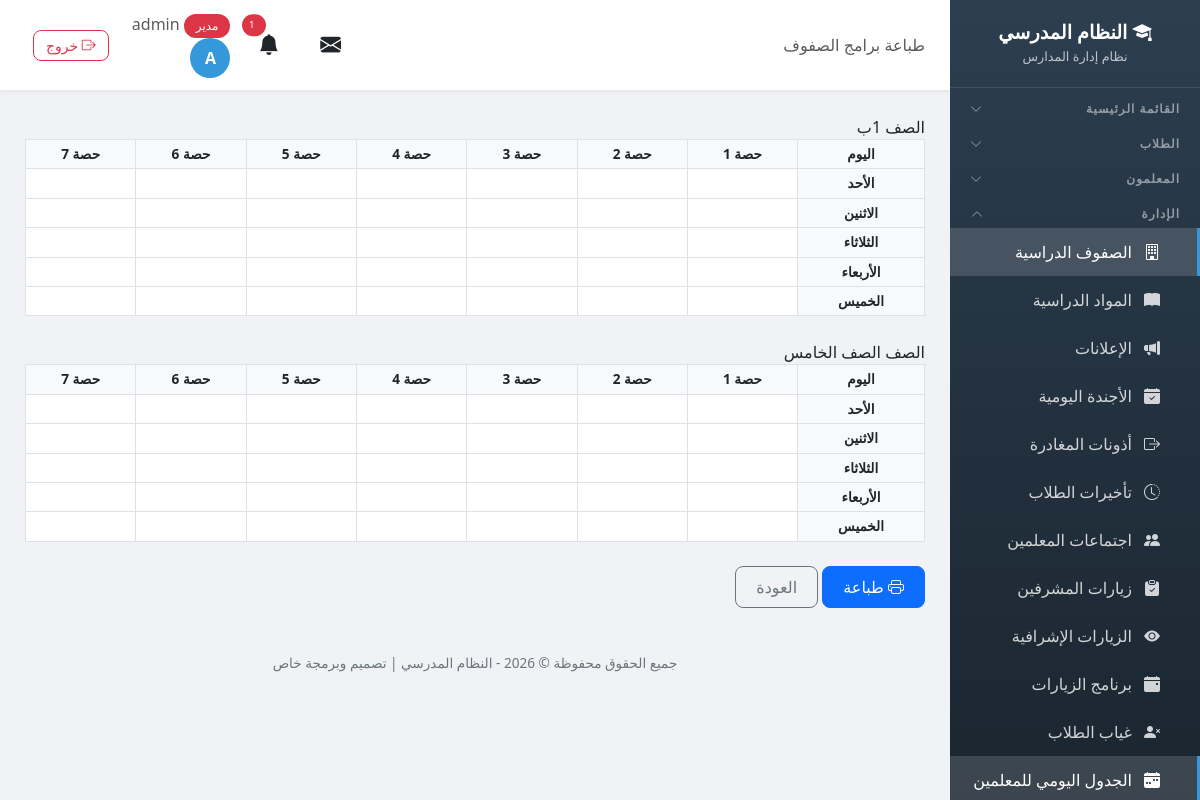
Screenshot of /schedule/print/classes/ (signed in) with the database file from the repository.
### school/models.py (models this page shows, shortened)
class Profile(models.Model):
    ROLE_CHOICES = [
        ('admin', 'مدير'),
        ('vice_principal', 'نائب مدير'),
        ('secretary', 'سكرتير'),
        ('teacher', 'معلم'),
        ('student', 'طالب'),
    ]
    user = models.OneToOneField(User, on_delete=models.CASCADE, related_name='profile')
    role = models.CharField('الدور', max_length=20, choices=ROLE_CHOICES, default='student')
    phone = models.CharField('رقم الهاتف', max_length=20, blank=True)

class Class(models.Model):
    name = models.CharField('اسم الصف', max_length=100, unique=True)
    guardian = models.OneToOneField('Teacher', on_delete=models.SET_NULL, null=True, blank=True, related_name='guardian_class', verbose_name='مربي الصف')
    class Meta:
        verbose_name = 'صف'
        verbose_name_plural = 'الصفوف'

### school/views.py (the view)
# urls.py: path('schedule/print/classes/', views.schedule_print_classes, name='schedule_print_classes'),
@login_required
def schedule_print_classes(request):
    if not has_perm(request.user, 'schedule', 'view'):
        messages.error(request, 'ليس لديك صلاحية')
        return redirect('dashboard')
    classes = Class.objects.all().order_by('name')
    entries = list(TeacherScheduleEntry.objects.filter(student_class__isnull=False).select_related('teacher', 'subject', 'student_class'))
    return render(request, 'school/schedule_print_classes.html', {
        'classes': classes,
        'entries': entries,
        'days': SCHEDULE_DAYS,
        'period_range': range(1, SCHEDULE_PERIODS + 1),
        'info': _schedule_info(),
        'today': date.today(),
    })

### school/models.py (called while the page is built, shortened)
def has_perm(user, module, action):
    if user.profile.role == 'admin':
        return True

### school/services.py (called while the page is built, shortened)
def send_visit_reminders():
    try:
        tomorrow = date.today() + timedelta(days=1)
        due = VisitProgram.objects.filter(visit_date=tomorrow, reminder_sent=False).select_related('teacher')
        if not due.exists():
            return
    except Exception as e:
        logger.error(f'خطأ في إرسال تذكيرات الزيارات: {e}')

### school/views.py (called while the page is built)
def _schedule_info():
    return SchoolInfo.objects.first()

### templates/school/schedule_print_classes.html (shortened to what this page needs)
{% extends 'school/base.html' %}
{% load static %}
{% block page_heading %}طباعة برامج الصفوف{% endblock %}
{% block content %}
<div id="printArea">
    {% for c in classes %}
    <div class="schedule-card mb-4">
        <div class="schedule-card-title">الصف {{ c.name }}</div>
        <table class="table table-bordered table-sm text-center align-middle mb-0">
            <thead>
                <tr>
                    <th class="bg-light">اليوم</th>
                    {% for p in period_range %}
                    <th class="bg-light">حصة {{ p }}</th>
                    {% endfor %}
                </tr>
            </thead>
            <tbody>
                {% for day in days %}
                <tr>
                    <th class="bg-light">{{ day }}</th>
                    {% for p in period_range %}
                    <td>
                    </td>
                    {% endfor %}
                </tr>
                {% endfor %}
            </tbody>
        </table>
    </div>
    {% empty %}
    <p class="text-muted text-center">لا توجد صفوف مسجلة.</p>
    {% endfor %}
</div>
<div class="mt-3 no-print">
    <button class="btn btn-primary" onclick="window.print()"><i class="bi bi-printer"></i> طباعة</button>
    <a href="{% url 'schedule_edit' %}" class="btn btn-outline-secondary">العودة</a>
</div>
{% endblock %}

### templates/school/base.html (shortened to what this page needs)
<!DOCTYPE html>
<html lang="ar" dir="rtl">
<head>
    <link href="https://cdn.jsdelivr.net/npm/bootstrap@5.3.0/dist/css/bootstrap.min.css" rel="stylesheet">
    <link href="https://cdn.jsdelivr.net/npm/bootstrap@5.3.0/dist/css/bootstrap.rtl.min.css" rel="stylesheet">
    <link rel="stylesheet" href="https://cdn.jsdelivr.net/npm/bootstrap-icons@1.11.0/font/bootstrap-icons.css">
    <link href="https://cdn.jsdelivr.net/npm/select2@4.1.0-rc.0/dist/css/select2.min.css" rel="stylesheet" />
    <link href="https://cdn.jsdelivr.net/npm/select2-bootstrap-5-theme@1.3.0/dist/select2-bootstrap-5-theme.rtl.min.css" rel="stylesheet" />
    <link rel="stylesheet" href="https://unpkg.com/leaflet@1.9.4/dist/leaflet.css" />
</head>
<body>
    {% if user.is_authenticated %}
    <div class="sidebar" id="sidebar">
        <div class="brand">
            <h4><i class="bi bi-mortarboard-fill"></i> النظام المدرسي</h4>
            <small>نظام إدارة المدارس</small>
        </div>
        {% if user.is_authenticated %}
        <button class="nav-section nav-toggle" type="button" data-target="collapse-main" aria-expanded="false">
            <span>القائمة الرئيسية</span><i class="bi bi-chevron-down"></i>
        </button>
        {% if 'students_view' in user_perms or 'students_add' in user_perms or 'notes_view' in user_perms or 'levels_view' in user_perms %}
        <button class="nav-section nav-toggle" type="button" data-target="collapse-students" aria-expanded="false">
            <span>الطلاب</span><i class="bi bi-chevron-down"></i>
        </button>
        {% endif %}
        {% if 'teachers_view' in user_perms or 'teachers_add' in user_perms or 'nominations_view' in user_perms or 'guardians_view' in user_perms %}
        <button class="nav-section nav-toggle" type="button" data-target="collapse-teachers" aria-expanded="false">
            <span>المعلمون</span><i class="bi bi-chevron-down"></i>
        </button>
        {% endif %}
        {% if 'classes_view' in user_perms or 'subjects_view' in user_perms or 'announcements_view' in user_perms or 'agenda_view' in user_perms or 'leaves_view' in user_perms or 'lateness_view' in user_perms or 'meetings_view' in user_perms or 'supervisor_visits_view' in user_perms or 'inspection_visits_view' in user_perms or 'visit_program_view' in user_perms or 'absence_view' in user_perms or 'schedule_view' in user_perms or 'certificates_view' in user_perms or 'exams_view' in user_perms or 'survey_view' in user_perms %}
        <button class="nav-section nav-toggle" type="button" data-target="collapse-admin" aria-expanded="false">
            <span>الإدارة</span><i class="bi bi-chevron-down"></i>
        </button>
        <div class="nav-collapse" id="collapse-admin">
        {% endif %}
        {% if 'classes_view' in user_perms %}
        <a href="{% url 'class_list' %}" class="nav-link {% if 'class' in request.resolver_match.url_name %}active{% endif %}">
            <i class="bi bi-building"></i> الصفوف الدراسية
        </a>
        {% endif %}
        {% if 'subjects_view' in user_perms %}
        <a href="{% url 'subject_list' %}" class="nav-link {% if 'subject' in request.resolver_match.url_name %}active{% endif %}">
            <i class="bi bi-book-fill"></i> المواد الدراسية
        </a>
        {% endif %}
        {% if 'announcements_view' in user_perms %}
        <a href="{% url 'announcement_list' %}" class="nav-link {% if 'announcement' in request.resolver_match.url_name %}active{% endif %}">
            <i class="bi bi-megaphone-fill"></i> الإعلانات
        </a>
        {% endif %}
        {% if 'agenda_view' in user_perms %}
        <a href="{% url 'agenda_list' %}" class="nav-link {% if 'agenda' in request.resolver_match.url_name %}active{% endif %}">
            <i class="bi bi-calendar-check-fill"></i> الأجندة اليومية
        </a>
        {% endif %}
        {% if 'leaves_view' in user_perms %}
        <a href="{% url 'leave_list' %}" class="nav-link {% if 'leave' in request.resolver_match.url_name %}active{% endif %}">
            <i class="bi bi-box-arrow-right"></i> أذونات المغادرة
        </a>
        {% endif %}
        {% if 'lateness_view' in user_perms %}
        <a href="{% url 'lateness_list' %}" class="nav-link {% if 'lateness' in request.resolver_match.url_name %}active{% endif %}">
            <i class="bi bi-clock-history"></i> تأخيرات الطلاب
        </a>
        {% endif %}
        {% if 'meetings_view' in user_perms %}
        <a href="{% url 'meeting_list' %}" class="nav-link {% if 'meeting' in request.resolver_match.url_name %}active{% endif %}">
            <i class="bi bi-people-fill"></i> اجتماعات المعلمين
        </a>
        {% endif %}
        {% if 'supervisor_visits_view' in user_perms %}
        <a href="{% url 'supervisor_visit_list' %}" class="nav-link {% if 'supervisor_visit' in request.resolver_match.url_name %}active{% endif %}">
            <i class="bi bi-clipboard-check-fill"></i> زيارات المشرفين
        </a>
        {% endif %}
        {% if 'inspection_visits_view' in user_perms %}
        <a href="{% url 'inspection_visit_list' %}" class="nav-link {% if 'inspection_visit' in request.resolver_match.url_name %}active{% endif %}">
            <i class="bi bi-eye-fill"></i> الزيارات الإشرافية
        </a>
        {% endif %}
        {% if 'visit_program_view' in user_perms %}
        <a href="{% url 'visit_program_list' %}" class="nav-link {% if 'visit_program' in request.resolver_match.url_name %}active{% endif %}">
            <i class="bi bi-calendar-event-fill"></i> برنامج الزيارات
        </a>
        {% endif %}
        {% if 'absence_view' in user_perms %}
        <a href="{% url 'absence_list' %}" class="nav-link {% if 'absence' in request.resolver_match.url_name %}active{% endif %}">
            <i class="bi bi-person-x-fill"></i> غياب الطلاب
        </a>
        {% endif %}
        {% if 'schedule_view' in user_perms %}
        <a href="{% url 'schedule_edit' %}" class="nav-link {% if 'schedule' in request.resolver_match.url_name %}active{% endif %}">
            <i class="bi bi-calendar-week-fill"></i> الجدول اليومي للمعلمين
        </a>
        {% endif %}
        {% if 'classes_view' in user_perms or 'subjects_view' in user_perms or 'announcements_view' in user_perms or 'agenda_view' in user_perms or 'leaves_view' in user_perms or 'lateness_view' in user_perms or 'meetings_view' in user_perms or 'supervisor_visits_view' in user_perms or 'inspection_visits_view' in user_perms or 'visit_program_view' in user_perms or 'absence_view' in user_perms or 'schedule_view' in user_perms or 'certificates_view' in user_perms or 'exams_view' in user_perms or 'survey_view' in user_perms %}
        </div>
        {% endif %}
        {% endif %}
    </div>
    <div class="main-content">
        <div class="top-bar">
            <div>
                <span class="d-none d-md-inline text-muted">{% block page_heading %}{% endblock %}</span>
            </div>
            <div class="user-info">
                <div class="dropdown d-inline-block mx-2" id="messageBell">
                    <button class="btn btn-link text-reset position-relative p-1" type="button" data-bs-toggle="dropdown" aria-expanded="false" style="font-size: 1.3rem;">
                        <i class="bi bi-envelope-fill"></i>
                    </button>
                </div>
                <div class="dropdown d-inline-block mx-2" id="notificationBell">
                    <button class="btn btn-link text-reset position-relative p-1" type="button" data-bs-toggle="dropdown" aria-expanded="false" style="font-size: 1.3rem;">
                        <i class="bi bi-bell-fill"></i>
                        {% if unread_notifications_count > 0 %}
                        <span class="position-absolute top-0 start-100 translate-middle badge rounded-pill bg-danger" style="font-size: 0.6rem;">
                            {{ unread_notifications_count }}
                        </span>
                        {% endif %}
                    </button>
                </div>
                <a href="{% url 'my_account' %}" class="text-decoration-none text-reset">
                    <span class="text-muted d-none d-sm-inline">
                        <span class="badge bg-{% if user.profile.role == 'admin' %}danger{% elif user.profile.role == 'teacher' %}success{% else %}info{% endif %}">
                            {{ user.profile.get_role_display }}
                        </span>
                        {{ user.first_name|default:user.username }}
                    </span>
                    <div class="avatar">{{ user.first_name|first|default:user.username|first|upper }}</div>
                </a>
                <a href="{% url 'logout' %}" class="btn btn-sm btn-outline-danger ms-2" title="تسجيل الخروج">
                    <i class="bi bi-box-arrow-right"></i> <span class="d-none d-sm-inline">خروج</span>
                </a>
            </div>
        </div>
        <div class="page-content">
            {% block content %}{% endblock %}
        </div>
        <div class="footer no-print">
            <p>جميع الحقوق محفوظة &copy; {% now "Y" %} - النظام المدرسي | تصميم وبرمجة خاص</p>
        </div>
    </div>
    {% endif %}
</body>
</html>

### templates/school/base.html (style rules this page uses)
:root { --primary-color: #2c3e50; --secondary-color: #3498db; --accent-color: #e74c3c; --success-color: #27ae60; --warning-color: #f39c12; --info-color: #17a2b8; --sidebar-width: 250px; }
body { font-family: 'Segoe UI', Tahoma, sans-serif; background-color: #f0f2f5; overflow-x: hidden; }
.sidebar { position: fixed; top: 0; right: 0; height: 100vh; width: var(--sidebar-width); background: linear-gradient(180deg, var(--primary-color) 0%, #1a252f 100%); color: #fff; z-index: 1000; transition: all 0.3s ease; overflow-y: auto; }
.sidebar .brand { padding: 20px 15px; text-align: center; border-bottom: 1px solid rgba(255,255,255,0.1); }
.sidebar .brand h4 { margin: 0; font-weight: 700; font-size: 1.2rem; }
.sidebar .brand small { color: rgba(255,255,255,0.7); font-size: 0.8rem; }
.sidebar .nav-link { color: rgba(255,255,255,0.8); padding: 12px 20px; border-right: 3px solid transparent; transition: all 0.2s ease; display: flex; align-items: center; gap: 10px; }
.sidebar .nav-link.active { background: rgba(255,255,255,0.15); color: #fff; border-right-color: var(--secondary-color); }
.sidebar .nav-link i { width: 20px; text-align: center; }
.sidebar .nav-section { padding: 15px 20px 5px; font-size: 0.7rem; text-transform: uppercase; color: rgba(255,255,255,0.4); letter-spacing: 1px; }
.sidebar .nav-toggle { display: flex; justify-content: space-between; align-items: center; width: 100%; background: none; border: none; padding: 12px 20px 5px; cursor: pointer; text-align: right; font-size: 0.75rem; font-weight: 700; letter-spacing: 1px; color: rgba(255,255,255,0.5); transition: color 0.2s ease; }
.sidebar .nav-toggle .bi-chevron-down { transition: transform 0.3s ease; }
.sidebar .nav-toggle.open .bi-chevron-down { transform: rotate(180deg); }
.sidebar .nav-collapse { display: none; }
.sidebar .nav-collapse .nav-link { padding-right: 35px; }
.main-content { margin-right: var(--sidebar-width); min-height: 100vh; transition: all 0.3s ease; }
.top-bar { background: #fff; padding: 12px 25px; box-shadow: 0 2px 4px rgba(0,0,0,0.05); display: flex; justify-content: space-between; align-items: center; position: sticky; top: 0; z-index: 999; }
.top-bar .user-info { display: flex; align-items: center; gap: 15px; }
.top-bar .user-info .avatar { width: 40px; height: 40px; border-radius: 50%; background: var(--secondary-color); color: #fff; display: flex; align-items: center; justify-content: center; font-weight: bold; }
.page-content { padding: 25px; }
.table th { background: #f8f9fa; font-weight: 600; font-size: 0.85rem; }
.table td { vertical-align: middle; }
.btn { border-radius: 8px; font-weight: 500; padding: 8px 20px; }
.btn-sm { padding: 4px 12px; }
.badge { padding: 6px 12px; border-radius: 20px; font-weight: 500; }
.footer { text-align: center; padding: 20px; color: #6c757d; font-size: 0.85rem; }

### rows the page displays
Class: name "1ب", period_range "1" "2" "3" "4" "5" "6" "7", days "الأحد" "الاثنين" "الثلاثاء" "الأربعاء" "الخميس"
Class: name "الصف الخامس", period_range "1" "2" "3" "4" "5" "6" "7", days "الأحد" "الاثنين" "الثلاثاء" "الأربعاء" "الخميس"

### other values shown
{{ unread_notifications_count }} "1"
{{ user.profile.get_role_display }} "مدير"
{{ user.first_name|default:user.username }} "admin"
{{ user.first_name|first|default:user.username|first|upper }} "A"
